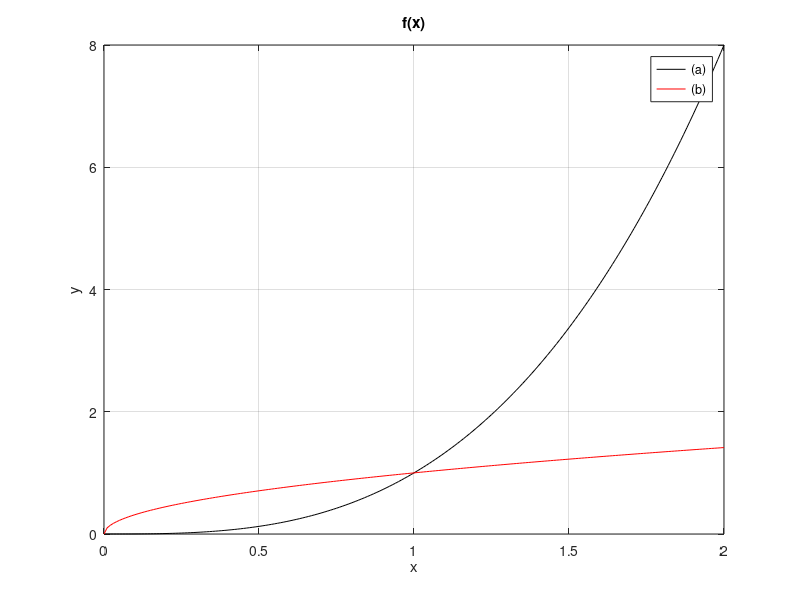

Here is the MATLAB script that generated this plot:
clear;clc;
%plot functions

fprintf('\n Plotting functions ...\n');
%a)
x=0:0.01:2;
y1=x.^3;
plot(x,y1,'k');
hold on
grid on

%b)
y2=x.^(1/2);
plot(x,y2,'r');
grid on
xlabel('x');ylabel('y');
title('f(x)');
legend('(a)','(b)');
